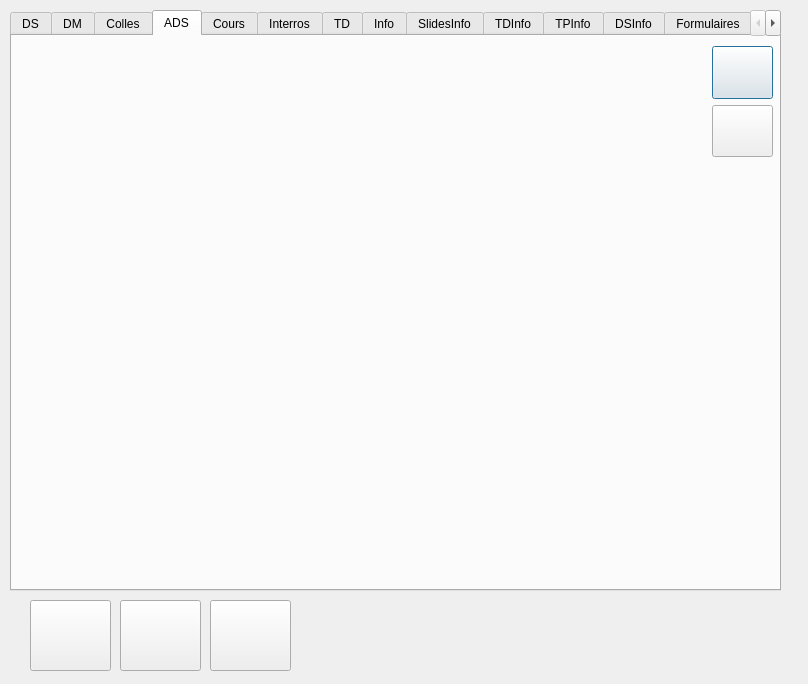
<?xml version="1.0" encoding="UTF-8"?>
<ui version="4.0">
 <class>WebSite</class>
 <widget class="QDialog" name="WebSite">
  <property name="geometry">
   <rect>
    <x>0</x>
    <y>0</y>
    <width>808</width>
    <height>684</height>
   </rect>
  </property>
  <property name="windowTitle">
   <string>Dialog</string>
  </property>
  <widget class="QTabWidget" name="tabs">
   <property name="geometry">
    <rect>
     <x>10</x>
     <y>10</y>
     <width>771</width>
     <height>581</height>
    </rect>
   </property>
   <property name="currentIndex">
    <number>3</number>
   </property>
   <widget class="QWidget" name="tabDS">
    <attribute name="title">
     <string>DS</string>
    </attribute>
    <widget class="QWidget" name="gridLayoutWidget_3">
     <property name="geometry">
      <rect>
       <x>10</x>
       <y>10</y>
       <width>751</width>
       <height>541</height>
      </rect>
     </property>
     <layout class="QGridLayout" name="formDS"/>
    </widget>
   </widget>
   <widget class="QWidget" name="tabDM">
    <attribute name="title">
     <string>DM</string>
    </attribute>
    <widget class="QWidget" name="gridLayoutWidget">
     <property name="geometry">
      <rect>
       <x>10</x>
       <y>10</y>
       <width>751</width>
       <height>541</height>
      </rect>
     </property>
     <layout class="QGridLayout" name="formDM" rowminimumheight="0" columnminimumwidth="0">
      <property name="sizeConstraint">
       <enum>QLayout::SetNoConstraint</enum>
      </property>
      <property name="spacing">
       <number>6</number>
      </property>
     </layout>
    </widget>
   </widget>
   <widget class="QWidget" name="tabColles">
    <attribute name="title">
     <string>Colles</string>
    </attribute>
    <widget class="QWidget" name="gridLayoutWidget_2">
     <property name="geometry">
      <rect>
       <x>10</x>
       <y>10</y>
       <width>751</width>
       <height>541</height>
      </rect>
     </property>
     <layout class="QGridLayout" name="formColles"/>
    </widget>
   </widget>
   <widget class="QWidget" name="tabADS">
    <attribute name="title">
     <string>ADS</string>
    </attribute>
    <widget class="QWidget" name="verticalLayoutWidget">
     <property name="geometry">
      <rect>
       <x>700</x>
       <y>10</y>
       <width>61</width>
       <height>111</height>
      </rect>
     </property>
     <layout class="QVBoxLayout" name="buttonsADS">
      <property name="spacing">
       <number>6</number>
      </property>
      <item>
       <widget class="QPushButton" name="addADSButton">
        <property name="sizePolicy">
         <sizepolicy hsizetype="Minimum" vsizetype="Expanding">
          <horstretch>0</horstretch>
          <verstretch>0</verstretch>
         </sizepolicy>
        </property>
        <property name="text">
         <string/>
        </property>
        <property name="iconSize">
         <size>
          <width>32</width>
          <height>32</height>
         </size>
        </property>
       </widget>
      </item>
      <item>
       <widget class="QPushButton" name="removeADSButton">
        <property name="sizePolicy">
         <sizepolicy hsizetype="Minimum" vsizetype="Expanding">
          <horstretch>0</horstretch>
          <verstretch>0</verstretch>
         </sizepolicy>
        </property>
        <property name="text">
         <string/>
        </property>
        <property name="iconSize">
         <size>
          <width>32</width>
          <height>32</height>
         </size>
        </property>
       </widget>
      </item>
     </layout>
    </widget>
    <widget class="QWidget" name="gridLayoutWidget_8">
     <property name="geometry">
      <rect>
       <x>10</x>
       <y>10</y>
       <width>681</width>
       <height>541</height>
      </rect>
     </property>
     <layout class="QGridLayout" name="formADS"/>
    </widget>
   </widget>
   <widget class="QWidget" name="tabCours">
    <attribute name="title">
     <string>Cours</string>
    </attribute>
    <widget class="QWidget" name="gridLayoutWidget_4">
     <property name="geometry">
      <rect>
       <x>10</x>
       <y>10</y>
       <width>751</width>
       <height>541</height>
      </rect>
     </property>
     <layout class="QGridLayout" name="formCours"/>
    </widget>
   </widget>
   <widget class="QWidget" name="tabInterros">
    <attribute name="title">
     <string>Interros</string>
    </attribute>
    <widget class="QWidget" name="gridLayoutWidget_5">
     <property name="geometry">
      <rect>
       <x>10</x>
       <y>10</y>
       <width>751</width>
       <height>541</height>
      </rect>
     </property>
     <layout class="QGridLayout" name="formInterros"/>
    </widget>
   </widget>
   <widget class="QWidget" name="tabTD">
    <attribute name="title">
     <string>TD</string>
    </attribute>
    <widget class="QWidget" name="gridLayoutWidget_6">
     <property name="geometry">
      <rect>
       <x>10</x>
       <y>10</y>
       <width>751</width>
       <height>541</height>
      </rect>
     </property>
     <layout class="QGridLayout" name="formTD"/>
    </widget>
   </widget>
   <widget class="QWidget" name="tabInfo">
    <attribute name="title">
     <string>Info</string>
    </attribute>
    <widget class="QWidget" name="gridLayoutWidget_7">
     <property name="geometry">
      <rect>
       <x>10</x>
       <y>10</y>
       <width>751</width>
       <height>541</height>
      </rect>
     </property>
     <layout class="QGridLayout" name="formInfo"/>
    </widget>
   </widget>
   <widget class="QWidget" name="tabSlidesInfo">
    <attribute name="title">
     <string>SlidesInfo</string>
    </attribute>
    <widget class="QWidget" name="gridLayoutWidget_13">
     <property name="geometry">
      <rect>
       <x>10</x>
       <y>10</y>
       <width>751</width>
       <height>541</height>
      </rect>
     </property>
     <layout class="QGridLayout" name="formSlidesInfo"/>
    </widget>
   </widget>
   <widget class="QWidget" name="tabTDInfo">
    <attribute name="title">
     <string>TDInfo</string>
    </attribute>
    <widget class="QWidget" name="gridLayoutWidget_11">
     <property name="geometry">
      <rect>
       <x>10</x>
       <y>10</y>
       <width>751</width>
       <height>541</height>
      </rect>
     </property>
     <layout class="QGridLayout" name="formTDInfo"/>
    </widget>
   </widget>
   <widget class="QWidget" name="tabTPInfo">
    <attribute name="title">
     <string>TPInfo</string>
    </attribute>
    <widget class="QWidget" name="gridLayoutWidget_12">
     <property name="geometry">
      <rect>
       <x>10</x>
       <y>10</y>
       <width>751</width>
       <height>541</height>
      </rect>
     </property>
     <layout class="QGridLayout" name="formTPInfo"/>
    </widget>
   </widget>
   <widget class="QWidget" name="tabDSInfo">
    <attribute name="title">
     <string>DSInfo</string>
    </attribute>
    <widget class="QWidget" name="gridLayoutWidget_14">
     <property name="geometry">
      <rect>
       <x>10</x>
       <y>10</y>
       <width>751</width>
       <height>541</height>
      </rect>
     </property>
     <layout class="QGridLayout" name="formDSInfo"/>
    </widget>
   </widget>
   <widget class="QWidget" name="tabFormulaires">
    <attribute name="title">
     <string>Formulaires</string>
    </attribute>
    <widget class="QWidget" name="gridLayoutWidget_9">
     <property name="geometry">
      <rect>
       <x>10</x>
       <y>10</y>
       <width>751</width>
       <height>541</height>
      </rect>
     </property>
     <layout class="QGridLayout" name="formFormulaires"/>
    </widget>
   </widget>
   <widget class="QWidget" name="tabAnimations">
    <attribute name="title">
     <string>Animations</string>
    </attribute>
    <widget class="QWidget" name="gridLayoutWidget_10">
     <property name="geometry">
      <rect>
       <x>10</x>
       <y>10</y>
       <width>681</width>
       <height>541</height>
      </rect>
     </property>
     <layout class="QGridLayout" name="formAnimations"/>
    </widget>
    <widget class="QWidget" name="verticalLayoutWidget_2">
     <property name="geometry">
      <rect>
       <x>702</x>
       <y>10</y>
       <width>61</width>
       <height>111</height>
      </rect>
     </property>
     <layout class="QVBoxLayout" name="buttonsAnimations">
      <property name="spacing">
       <number>6</number>
      </property>
      <item>
       <widget class="QPushButton" name="addAnimationsButton">
        <property name="sizePolicy">
         <sizepolicy hsizetype="Minimum" vsizetype="Expanding">
          <horstretch>0</horstretch>
          <verstretch>0</verstretch>
         </sizepolicy>
        </property>
        <property name="text">
         <string/>
        </property>
        <property name="iconSize">
         <size>
          <width>32</width>
          <height>32</height>
         </size>
        </property>
       </widget>
      </item>
      <item>
       <widget class="QPushButton" name="removeAnimationsButton">
        <property name="sizePolicy">
         <sizepolicy hsizetype="Minimum" vsizetype="Expanding">
          <horstretch>0</horstretch>
          <verstretch>0</verstretch>
         </sizepolicy>
        </property>
        <property name="text">
         <string/>
        </property>
        <property name="iconSize">
         <size>
          <width>32</width>
          <height>32</height>
         </size>
        </property>
       </widget>
      </item>
     </layout>
    </widget>
   </widget>
  </widget>
  <widget class="QPushButton" name="transferButton">
   <property name="geometry">
    <rect>
     <x>120</x>
     <y>600</y>
     <width>81</width>
     <height>71</height>
    </rect>
   </property>
   <property name="text">
    <string/>
   </property>
   <property name="iconSize">
    <size>
     <width>64</width>
     <height>64</height>
    </size>
   </property>
  </widget>
  <widget class="QPushButton" name="saveButton">
   <property name="geometry">
    <rect>
     <x>30</x>
     <y>600</y>
     <width>81</width>
     <height>71</height>
    </rect>
   </property>
   <property name="text">
    <string/>
   </property>
   <property name="iconSize">
    <size>
     <width>64</width>
     <height>64</height>
    </size>
   </property>
  </widget>
  <widget class="QPushButton" name="reloadButton">
   <property name="geometry">
    <rect>
     <x>210</x>
     <y>600</y>
     <width>81</width>
     <height>71</height>
    </rect>
   </property>
   <property name="text">
    <string/>
   </property>
   <property name="iconSize">
    <size>
     <width>64</width>
     <height>64</height>
    </size>
   </property>
  </widget>
 </widget>
 <resources/>
 <connections/>
</ui>
